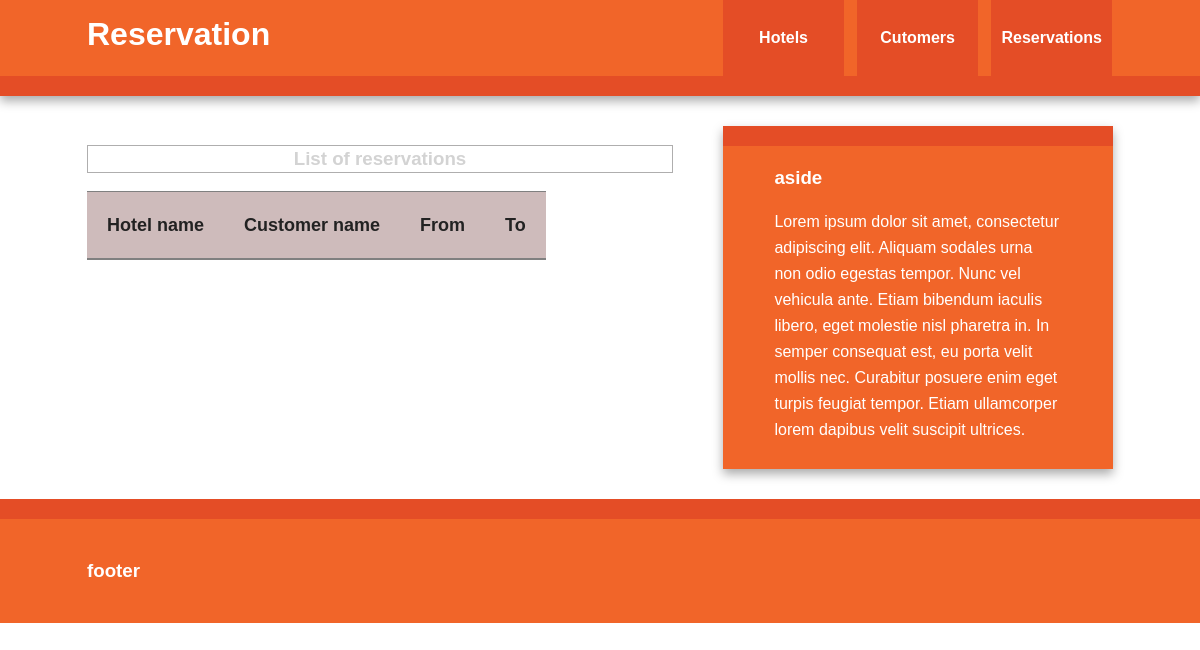
Before: /reservation/allreservations with the older database file.
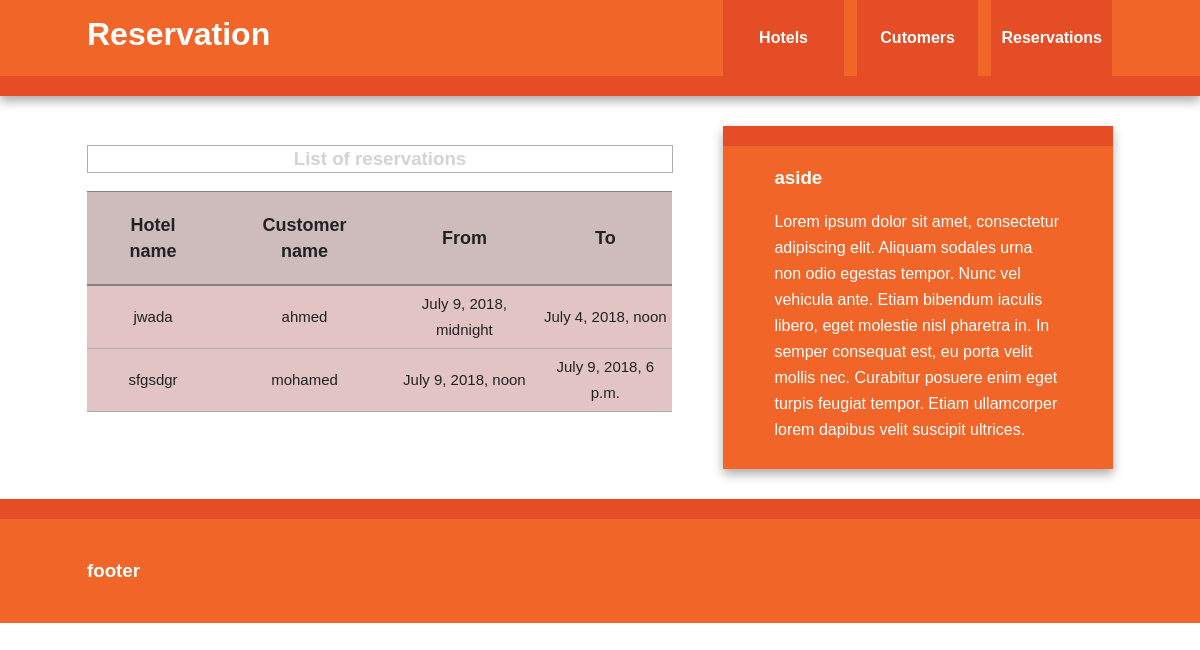
After: the same page with the newer database file.
### reservation/models.py (models this page shows, shortened)
class Reservation(models.Model):
    hotel = models.ForeignKey(Hotel)
    customer = models.ForeignKey(Customer)
    start_time = models.DateTimeField()
    end_time = models.DateTimeField()

class Hotel(models.Model):
    hotel_name = models.CharField(max_length=50)
    hotel_city = models.CharField(max_length=50)
    total_rooms = models.IntegerField()
    empty_rooms = models.IntegerField()
    def __str__(self):
        return self.hotel_name

class Customer(models.Model):
    customer_name = models.CharField(max_length=50)
    customer_number = models.CharField(max_length=50)
    def __str__(self):
        return self.customer_name

### reservation/views.py (the view)
# urls.py: url(r'allreservations',AllReservations),
def AllReservations(request):
    return render(request,"reservation/reservations.html",{'reservations':Reservation.objects.all()})

### templates/reservation/reservations.html
{% extends 'base.html' %}
{% block title %}
Reservation
{% endblock %}
{% block content %}
<h3 style="padding-left:60px;padding-right:60px;border:0.5px rgb(175, 174, 174) solid; color: lightgray;width: 464px;text-align: center">List of reservations</h3>
<table class="table table-striped">
        <thead>
          <tr style="width:500px;height:auto;background-color:rgb(206, 187, 187);border-top: grey 0.5px solid;border-bottom: grey 2px solid;border-radius:15px;font-size:18px;padding:20px;text-align: center;">
            <th style="padding: 20px">Hotel name</th>
            <th style="padding: 20px">Customer name</th>
            <th style="padding: 20px">From</th>
            <th style="padding: 20px">To</th>
          </tr>
        </thead>
        <tbody>
            {% for reserve in reservations %}
            <tr style="width:auto;height:auto;background-color:rgb(226, 196, 196);font-size:15px;text-align:center;">
              <td style="padding-top:5px;padding-bottom:5px;border-top: rgb(175, 174, 174) 0.5px solid;border-bottom: rgb(175, 174, 174) 0.5px solid;"> {{reserve.hotel}} </td>
              <td style="padding-top:5px;padding-bottom:5px;border-top: rgb(175, 174, 174) 0.5px solid;border-bottom: rgb(175, 174, 174) 0.5px solid;"> {{reserve.customer}} </td>
              <td style="border-top: rgb(175, 174, 174) 0.5px solid;border-bottom: rgb(175, 174, 174) 0.5px solid;padding-top:5px;padding-bottom:5px;padding-right:5px;padding-left:5px;"> {{reserve.start_time}} </td>
              <td style="border-top: rgb(175, 174, 174) 0.5px solid;border-bottom: rgb(175, 174, 174) 0.5px solid;padding-top:5px;padding-bottom:5px;padding-right:5px;padding-left:5px;"> {{reserve.end_time}}</td>
            </tr>
            {% endfor %}
        </tbody>
      </table>
{% endblock %}

Changed rows visible on the page:
added Reservation: hotel "jwada", customer "ahmed", start_time "July 9, 2018, midnight", end_time "July 4, 2018, noon"
added Reservation: hotel "sfgsdgr", customer "mohamed", start_time "July 9, 2018, noon", end_time "July 9, 2018, 6 p.m."
